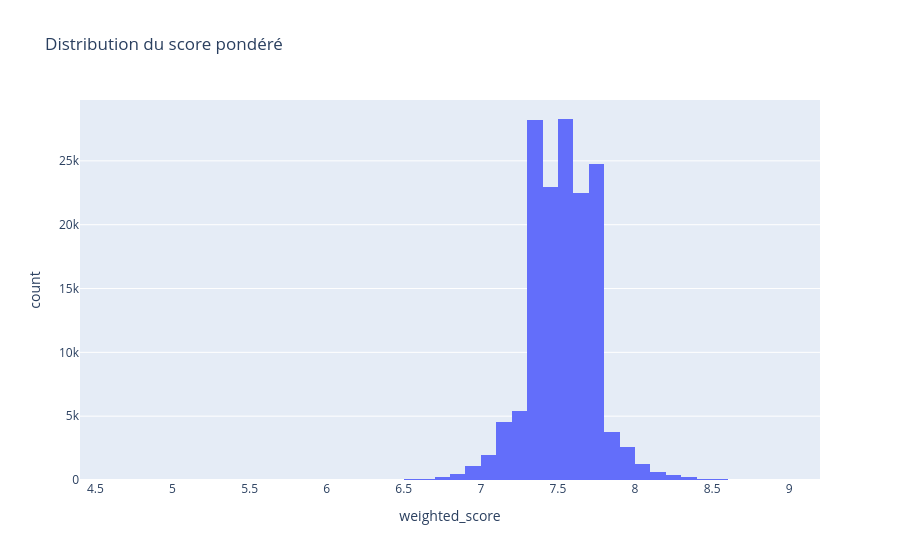

Notebook cell for this chart:
### Markdown cell above
### Distribution du score pondéré

### Code cell
fig = px.histogram(
    popularity,
    x="weighted_score",
    nbins=50,
    title="Distribution du score pondéré",
)

fig.show()

### Figure 1 — Plotly figure (JSON) as saved in the notebook; plotly's stock layout.template omitted (floating-point values rounded to 4 significant figures; data arrays with more than 128 entries replaced by an {"elided": "..."} marker saying what was removed)
{"data": [{"bingroup": "x", "hovertemplate": "weighted_score=%{x}<br>count=%{y}<extra></extra>", "legendgroup": "", "marker": {"color": "#636efa", "pattern": {"shape": ""}}, "name": "", "nbinsx": 50, "orientation": "v", "showlegend": false, "type": "histogram", "x": {"elided": "149721 float values"}, "xaxis": "x", "yaxis": "y"}], "layout": {"barmode": "relative", "legend": {"tracegroupgap": 0}, "title": {"text": "Distribution du score pondéré"}, "xaxis": {"anchor": "y", "domain": [0, 1], "title": {"text": "weighted_score"}}, "yaxis": {"anchor": "x", "domain": [0, 1], "title": {"text": "count"}}}}
